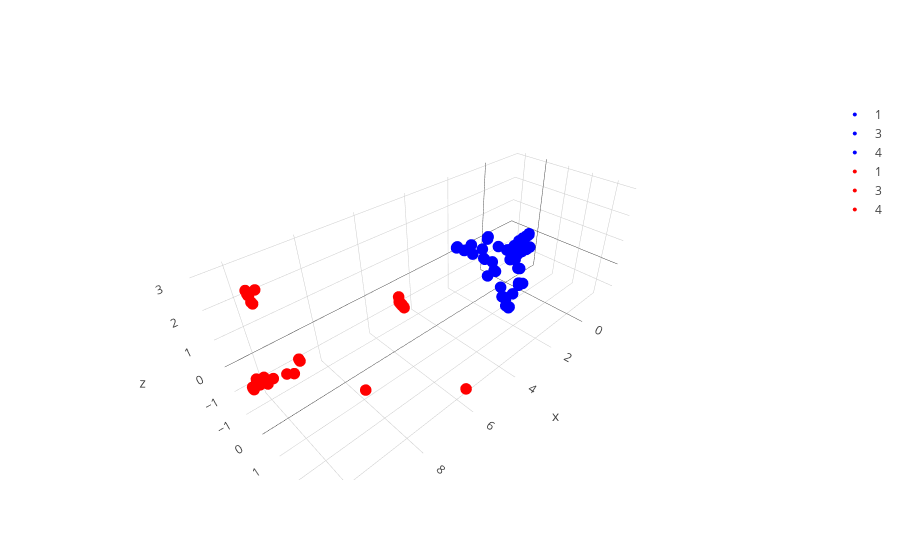

Notebook source saved alongside this figure:
### Code cell
#Osc1_coords
#Osc1_clusters
#Waxy_coords
#Waxy_clusters

Seneca= {'Waxy':Waxy_coords,'Osc1':Osc1_coords}

series_gen= ['Waxy','Osc1']

fig_scale= []

for gen in series_gen:
    
    for gp in color_indexes.keys():
        if gp != -1:
            fig_scale.append(go.Scatter3d(
                    x = Seneca[gen][color_indexes[gp],0] + 6 * series_gen.index(gen),
                    y = Seneca[gen][color_indexes[gp],1],
                    z = Seneca[gen][color_indexes[gp],2],
                    type='scatter3d',
                    mode= "markers",
                    name= gp,
                    #text= ['ID: {}, gp: {}'.format(Names[x], ref_names[gp]) for x in color_indexes[gp]],
                    marker= {
                    'line': {'width': 0},
                    'size': 4,
                    'symbol': 'circle',
                    'color': ['blue','red'][series_gen.index(gen)],
                    "opacity": 1
                  }
                ))

layout = go.Layout(
    title= 'Control dist: {}, Exp. dist: {}, pred. Fst: {}'.format(unbias_control_dist, 
                                                                   round(np.mean(control_bias_distances),2),
                                                                   round(unbias_control_fst,2)),
    scene= Scene(
    yaxis=dict(
        title='{}'.format(round(var_comps[1],3))),
    xaxis=dict(
    title= '{}'.format(round(var_comps[0],3))),
    zaxis=dict(
    title= '{}'.format(round(var_comps[2],3))))
)


fig = go.Figure(data=fig_scale)#,layout= layout)
iplot(fig)

### Figure 1 — Plotly figure (JSON) as saved in the notebook; plotly's stock layout.template omitted (floating-point values rounded to 4 significant figures; data arrays with more than 128 entries replaced by an {"elided": "..."} marker saying what was removed)
{"data": [{"marker": {"color": "blue", "line": {"width": 0}, "opacity": 1, "size": 4, "symbol": "circle"}, "mode": "markers", "name": 1, "type": "scatter3d", "x": {"elided": "394 float values"}, "y": {"elided": "394 float values"}, "z": {"elided": "394 float values"}}, {"marker": {"color": "blue", "line": {"width": 0}, "opacity": 1, "size": 4, "symbol": "circle"}, "mode": "markers", "name": 3, "type": "scatter3d", "x": [0.8624, 1.407, 0.8624, -1.368, 1.407, 1.407, 0.8713, 1.407, 0.8624, 1.407, 1.407, 0.8624, 0.8624, 0.8624, 1.407, 0.8624, 0.8624, 1.407, 0.8624, 0.8713, 1.408, 1.407, 0.8624, 1.407, 1.407, 1.407, 0.8624, 1.408, 1.407, 1.407, 1.407, 1.407, 1.309, 0.8061, 1.407, 0.8624, 0.8624, 0.8624, 1.407, 0.5474, 1.407, 0.8435, 0.8624, 0.8624, 0.8624, 0.8624, 0.8435, 0.8624, 0.8624, 0.8624, 1.407, 1.407, 0.4324, 1.407, 1.312, 1.407, 1.407, 1.407, 0.8624, 0.8624, 0.8624, 1.407, 1.407, 1.407, 1.407], "y": [-0.3907, 1.142, -0.3907, -0.1594, 1.142, 1.142, -0.3644, 1.142, -0.3907, 1.142, 1.142, -0.3907, -0.3907, -0.3907, 1.142, -0.3907, -0.3907, 1.142, -0.3907, -0.3644, 1.162, 1.142, -0.3907, 1.142, 1.142, 1.142, -0.3907, 1.146, 1.142, 1.142, 1.142, 1.142, 0.07583, 1.211, 1.142, -0.3907, -0.3907, -0.3907, 1.142, 0.9947, 1.142, -0.4145, -0.3907, -0.3907, -0.3907, -0.3907, -0.4145, -0.3907, -0.3907, -0.3907, 1.142, 1.142, 1.276, 1.142, 0.9441, 1.142, 1.142, 1.142, -0.3907, -0.3907, -0.3907, 1.142, 1.142, 1.142, 1.142], "z": [0.6523, -1.525, 0.6523, -0.07051, -1.525, -1.525, 0.694, -1.525, 0.6523, -1.525, -1.525, 0.6523, 0.6523, 0.6523, -1.525, 0.6523, 0.6523, -1.525, 0.6523, 0.694, -1.494, -1.525, 0.6523, -1.525, -1.525, -1.525, 0.6523, -1.519, -1.525, -1.525, -1.525, -1.525, -0.694, -0.7228, -1.525, 0.6523, 0.6523, 0.6523, -1.525, 0.5917, -1.525, 0.5606, 0.6523, 0.6523, 0.6523, 0.6523, 0.5606, 0.6523, 0.6523, 0.6523, -1.525, -1.525, 0.7307, -1.525, -1.265, -1.525, -1.525, -1.525, 0.6523, 0.6523, 0.6523, -1.525, -1.525, -1.525, -1.525]}, {"marker": {"color": "blue", "line": {"width": 0}, "opacity": 1, "size": 4, "symbol": "circle"}, "mode": "markers", "name": 4, "type": "scatter3d", "x": {"elided": "320 float values"}, "y": {"elided": "320 float values"}, "z": {"elided": "320 float values"}}, {"marker": {"color": "red", "line": {"width": 0}, "opacity": 1, "size": 4, "symbol": "circle"}, "mode": "markers", "name": 1, "type": "scatter3d", "x": {"elided": "394 float values"}, "y": {"elided": "394 float values"}, "z": {"elided": "394 float values"}}, {"marker": {"color": "red", "line": {"width": 0}, "opacity": 1, "size": 4, "symbol": "circle"}, "mode": "markers", "name": 3, "type": "scatter3d", "x": [5.404, 5.417, 10.04, 5.405, 5.42, 5.405, 5.405, 5.404, 5.404, 5.42, 5.405, 5.404, 10.07, 5.404, 5.404, 5.405, 5.415, 5.405, 5.405, 5.405, 5.411, 5.405, 5.405, 5.417, 5.417, 5.405, 10.01, 5.405, 5.405, 5.417, 5.417, 5.42, 5.405, 5.405, 10.08, 5.405, 5.405, 5.404, 9.854, 5.405, 5.405, 10.06, 10.08, 5.405, 5.405, 5.42, 10.06, 5.404, 5.405, 10.08, 5.405, 5.417, 5.405, 10.09, 5.405, 5.404, 5.417, 5.417, 5.405, 5.405, 5.405, 5.411, 5.405, 5.405, 5.405], "y": [-0.2252, -0.277, 0.1032, -0.2434, -0.221, -0.2434, -0.2434, -0.2252, -0.2252, -0.221, -0.2434, -0.2252, 0.04591, -0.2252, -0.2252, -0.2434, -0.1455, -0.2434, -0.2434, -0.2434, -0.179, -0.2434, -0.2434, -0.277, -0.277, -0.2434, -0.06056, -0.2434, -0.2434, -0.277, -0.277, -0.221, -0.2434, -0.2434, 0.00402, -0.2434, -0.2434, -0.2252, -0.03979, -0.2434, -0.2434, -0.00355, 0.00402, -0.2434, -0.2434, -0.221, -0.00355, -0.2252, -0.2434, 0.00402, -0.2434, -0.277, -0.2434, 0.1129, -0.2434, -0.2252, -0.277, -0.277, -0.2434, -0.2434, -0.2434, -0.1551, -0.2434, -0.2434, -0.2434], "z": [-0.004768, 0.01657, 2.607, -0.002003, 0.0005618, -0.002003, -0.002003, -0.004768, -0.004768, 0.0005618, -0.002003, -0.004768, 2.858, -0.004768, -0.004768, -0.002003, -0.02436, -0.002003, -0.002003, -0.002003, -0.00998, -0.002003, -0.002003, 0.01657, 0.01657, -0.002003, 2.558, -0.002003, -0.002003, 0.01657, 0.01657, 0.0005618, -0.002003, -0.002003, 2.968, -0.002003, -0.002003, -0.004768, 2.851, -0.002003, -0.002003, 2.856, 2.968, -0.002003, -0.002003, 0.0005618, 2.856, -0.004768, -0.002003, 2.968, -0.002003, 0.01657, -0.002003, 2.944, -0.002003, -0.004768, 0.01657, 0.01657, -0.002003, -0.002003, -0.002003, -0.02977, -0.002003, -0.002003, -0.002003]}, {"marker": {"color": "red", "line": {"width": 0}, "opacity": 1, "size": 4, "symbol": "circle"}, "mode": "markers", "name": 4, "type": "scatter3d", "x": {"elided": "320 float values"}, "y": {"elided": "320 float values"}, "z": {"elided": "320 float values"}}], "layout": {}}
